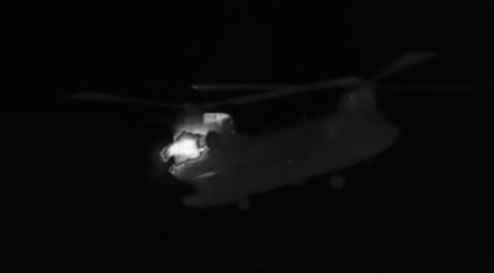
%> input picture supplementary material/helicopter.bmp, 494 x 273 px
$ octave BigHomework3_Scheme2.m   (GNU Octave 9; MATLAB toolbox functions it lacks are replaced by stand-ins)
%> lines starting %> are read from the running program, lines starting %| are printed output that depends on the picture
close all;clear;clc;

%% 预处理
img = imread("helicopter.bmp");
%> img is the input picture: size 273x494x3 uint8; min 1, max 249, mean 9.2
eqimg = histeq(img);    % R = G = B ，可直接做均衡化，不会出现错误色彩
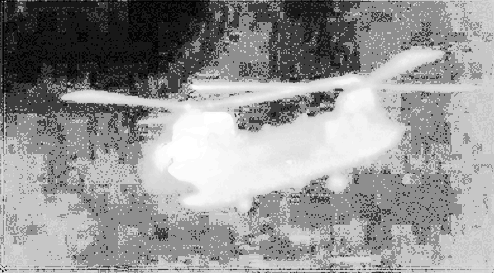
%> eqimg: size 273x494x3 uint8; min 0, max 255, mean 148.6
eqimg = double(eqimg);
%> eqimg: size 273x494x3 double

%% 定义映射
T = 204;    % 灰度级范围为 [0,255] ，且有 5/4 个周期，即 5/4 * T = 255
fR = @(L) abs(sin(2*pi*L./T - 0));
fG = @(L) abs(sin(2*pi*L./T - pi/4));    % 右移 pi/4
fB = @(L) abs(sin(2*pi*L./T - pi/2));    % 右移 pi/2

%% 映射
eqimg(:,:,1) = fR(eqimg(:,:,1));
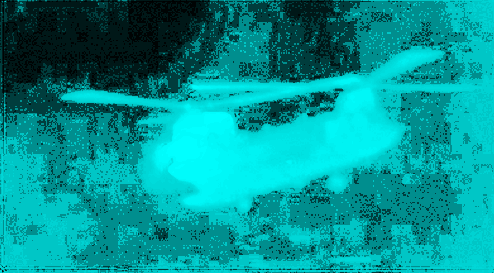
%> eqimg: size 273x494x3 double; mean R, G, B 0.7, 148.6, 148.6
eqimg(:,:,2) = fG(eqimg(:,:,2));
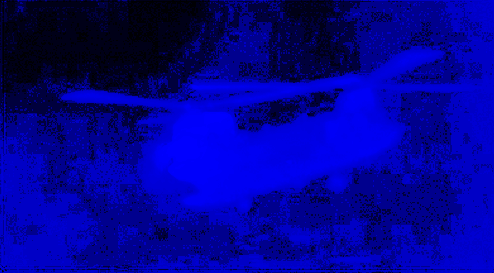
%> eqimg: size 273x494x3 double; mean R, G, B 0.7, 0.5, 148.6
eqimg(:,:,3) = fB(eqimg(:,:,3));
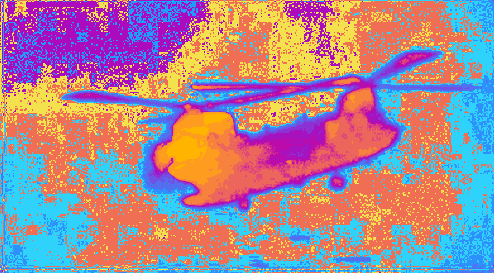
%> eqimg: size 273x494x3 double; mean R, G, B 0.667, 0.534, 0.59

%% 显示结果
figure,imshow(eqimg,[]),title("伪彩色增强结果");
